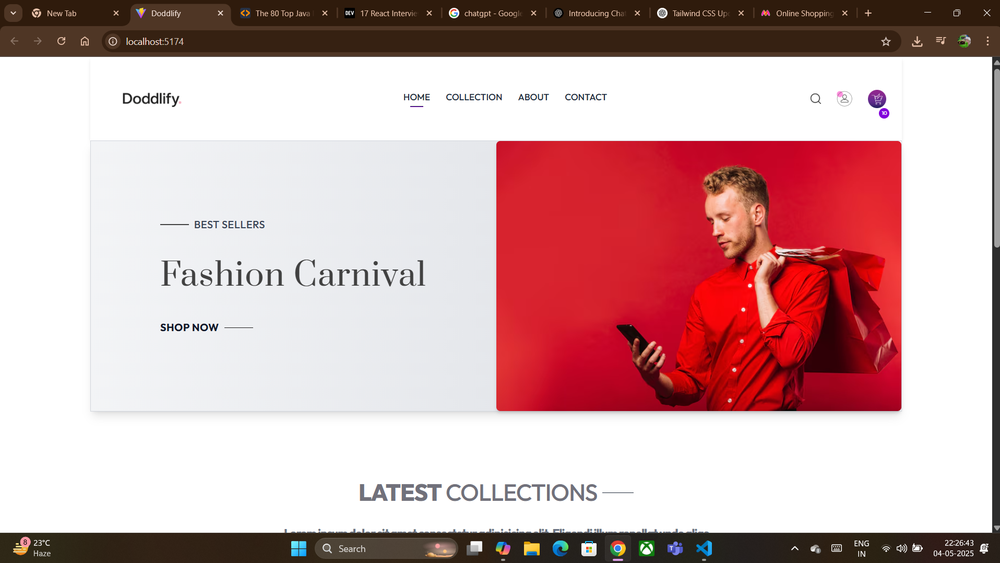
#> input picture OpenCV/Image Resizing/doddlify_img.png, 1000 x 563 px, shrunk from 1916 x 1078 before the run, found by its file name
$ python fliped.py
#> lines starting #> are read from the running program, lines starting #| are printed output that depends on the picture
import cv2


img = cv2.imread('OpenCV/Image Resizing/doddlify_img.png')
#> img is the input picture: shape (563, 1000, 3); mean B, G, R 172.3, 171.2, 206.5


if img is None:
    print("Imae Not Found")


else:
    flipped_horizonal = cv2.flip(img, 1)
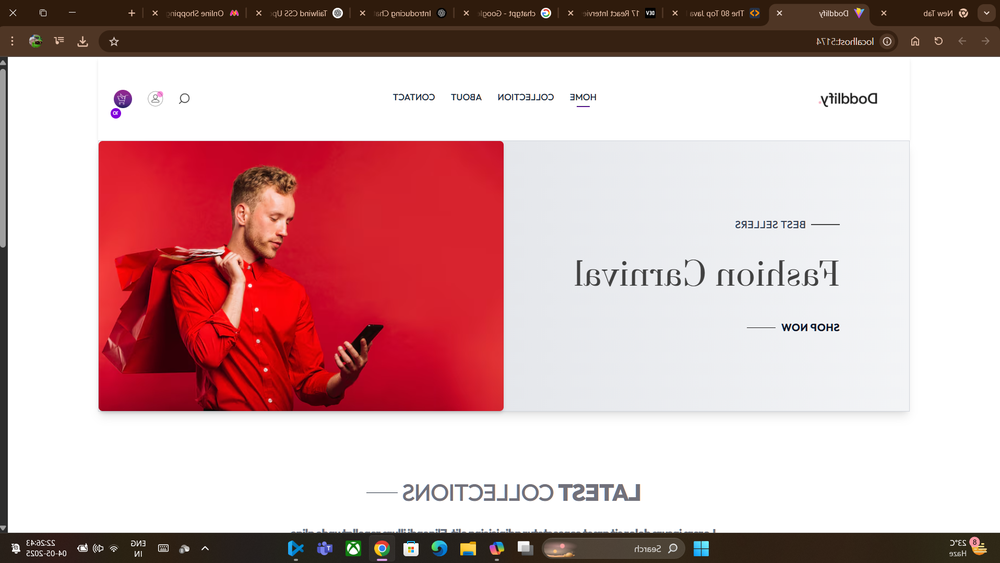
#> flipped_horizonal: shape (563, 1000, 3); mean B, G, R 172.3, 171.2, 206.5
    flipped_vertical = cv2.flip(img, 0)
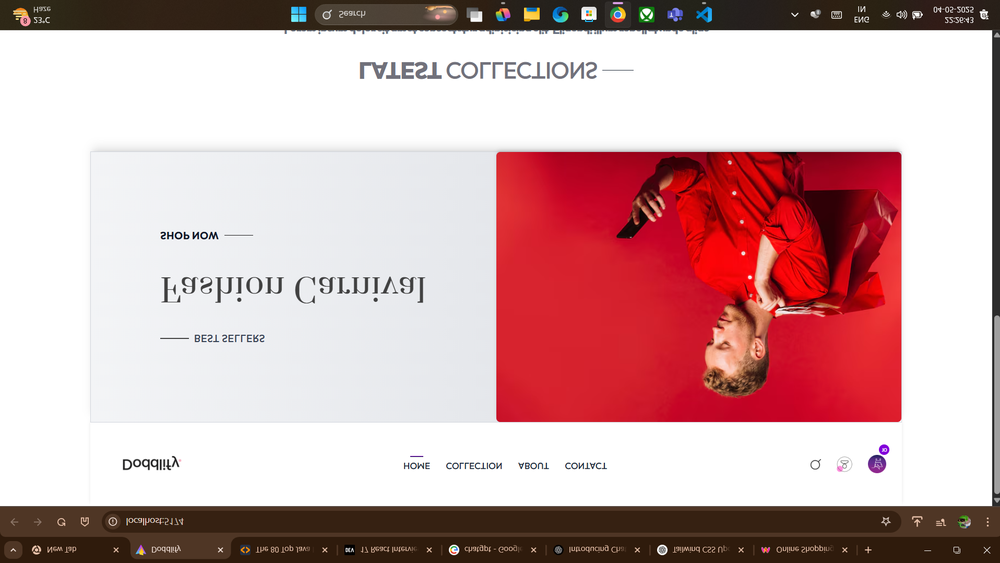
#> flipped_vertical: shape (563, 1000, 3); mean B, G, R 172.3, 171.2, 206.5
    flipped_both = cv2.flip(img, -1)
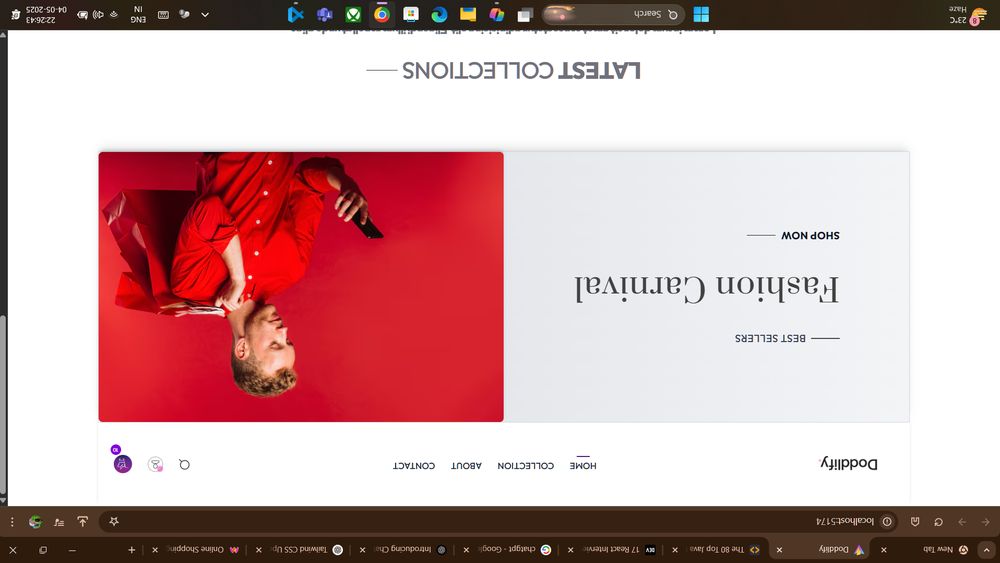
#> flipped_both: shape (563, 1000, 3); mean B, G, R 172.3, 171.2, 206.5

    cv2.imshow("OriginalImage", img)
    cv2.imshow("Horizontal Image ", flipped_horizonal)
    cv2.imshow("Vertical Image ", flipped_vertical)
    cv2.imshow("Both Image ", flipped_both)

    cv2.waitKey(0)

    cv2.destroyAllWindows
